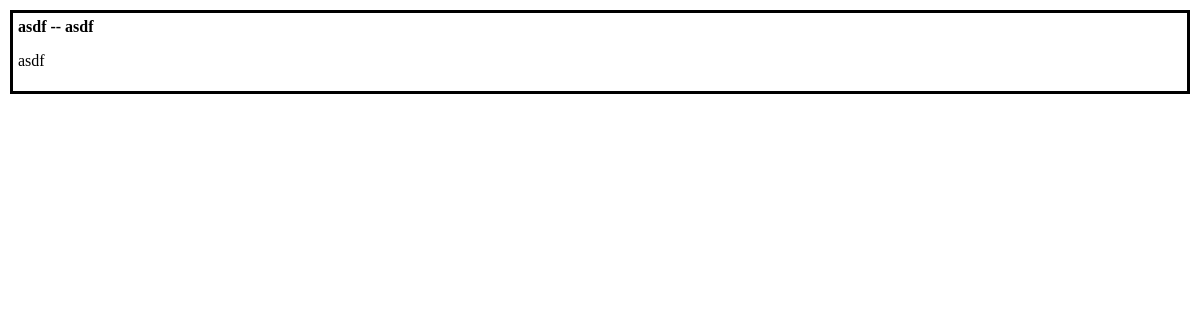
Page /tasks/ on the earlier database version.
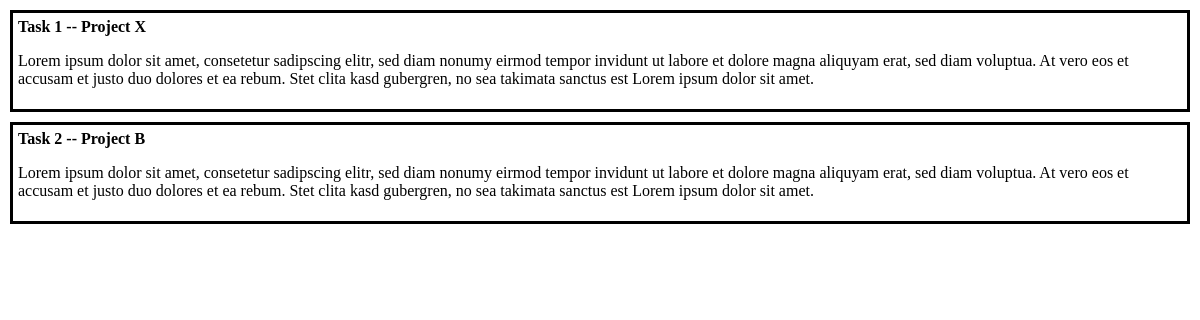
Same page on the later database version.
### osschallenge/models.py (models this page shows, shortened)
class Task(models.Model):
    title = models.CharField(max_length=50)
    lead_text = models.CharField(max_length=300)
    description = models.CharField(max_length=1000)
    mentor = models.ForeignKey(User, related_name = "task_mentor")
    project = models.ForeignKey(Project, related_name = "task_project")
    contributers = models.ManyToManyField(
        User,
        related_name = "task_contributers"
    )

class Project(models.Model):
    title = models.CharField(max_length=50)
    lead_text = models.CharField(max_length=300)
    description = models.CharField(max_length=1000)
    licence = models.CharField(max_length=50)
    website = models.CharField(max_length=50)
    github = models.CharField(max_length=50)
    owner = models.ForeignKey(User, related_name = "project_owner")
    mentors = models.ManyToManyField(User, related_name = "project_mentors")

### osschallenge/views.py (the view)
class TaskIndexView(generic.ListView):
    template_name = 'osschallenge/taskindex.html'
    context_object_name = 'task_list'
    def get_queryset(self):
        return Task.objects.all()

### osschallenge/templates/osschallenge/taskindex.html
{% load staticfiles %}
<link rel="stylesheet" type="text/css" href="{% static 'osschallenge/stylesheet.css' %}"/>
{% if task_list %}
	<ul>
	{% for task in task_list %}
		<li class="index">
            <a href="/tasks/{{ task.id }}">{{ task.title }} -- {{ task.project.title }}</a>
            <p>{{ task.lead_text }}</p>
        </li>
	{% endfor %}
	</ul>
{% else %}
	<p>No tasks available.</p>
{% endif %}

### osschallenge/static/osschallenge/stylesheet.css (style rules this page uses)
ul { padding: 0 }
.index { display: block; border: solid black 3px; list-style: none; margin: 10px; padding: 5px; }
li.index a { text-decoration: none; font-weight: bold; color: black; }

Differences in the rows shown:
removed Task: title "asdf", project "asdf", lead_text "asdf"
added Task: title "Task 1", project "Project X", lead_text "Lorem ipsum dolor sit amet, consetetur sadipscing elitr, sed diam nonumy eirmod tempor invidunt ut labore et dolore magna aliquyam erat, sed diam voluptua. At vero eos et accusam et justo duo dolores et ea rebum. Stet clita kasd gubergren, no sea takimata sanctus est Lorem ipsum dolor sit amet."
added Task: title "Task 2", project "Project B", lead_text "Lorem ipsum dolor sit amet, consetetur sadipscing elitr, sed diam nonumy eirmod tempor invidunt ut labore et dolore magna aliquyam erat, sed diam voluptua. At vero eos et accusam et justo duo dolores et ea rebum. Stet clita kasd gubergren, no sea takimata sanctus est Lorem ipsum dolor sit amet."
